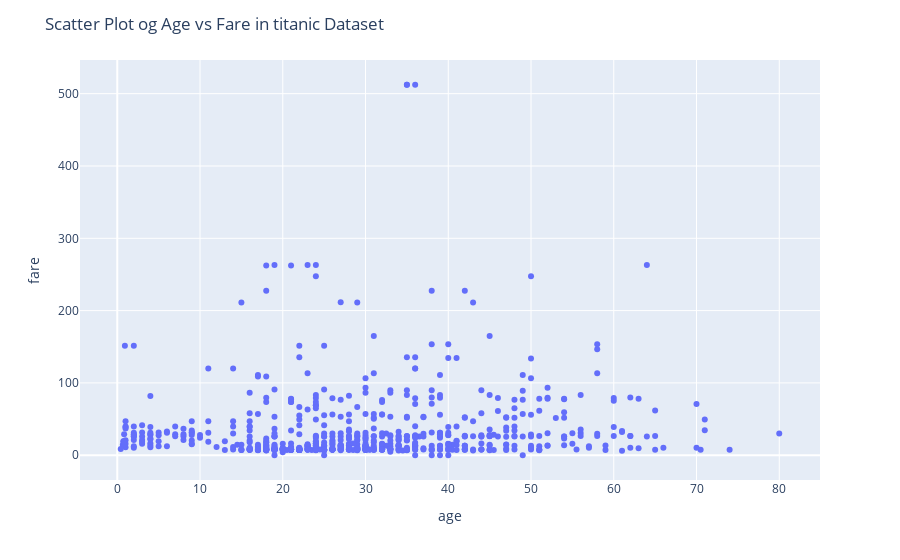

Here is the notebook cell this chart was saved with:
### Code cell
fig = px.scatter(td,x="age",y="fare")
fig.update_layout(title = "Scatter Plot og Age vs Fare in titanic Dataset")
fig.show()

### Figure 1 — Plotly figure (JSON) as saved in the notebook; plotly's stock layout.template omitted (floating-point values rounded to 4 significant figures; data arrays with more than 128 entries replaced by an {"elided": "..."} marker saying what was removed)
{"data": [{"hovertemplate": "age=%{x}<br>fare=%{y}<extra></extra>", "legendgroup": "", "marker": {"color": "#636efa", "symbol": "circle"}, "mode": "markers", "name": "", "orientation": "v", "showlegend": false, "type": "scatter", "x": {"elided": "891 float values"}, "xaxis": "x", "y": {"elided": "891 float values"}, "yaxis": "y"}], "layout": {"autosize": true, "legend": {"tracegroupgap": 0}, "margin": {"t": 60}, "title": {"text": "Scatter Plot og Age vs Fare in titanic Dataset"}, "xaxis": {"anchor": "y", "autorange": true, "domain": [0, 1], "range": [-4.754, 85.17], "title": {"text": "age"}, "type": "linear"}, "yaxis": {"anchor": "x", "autorange": true, "domain": [0, 1], "range": [-39.67, 552.0], "title": {"text": "fare"}, "type": "linear"}}}
